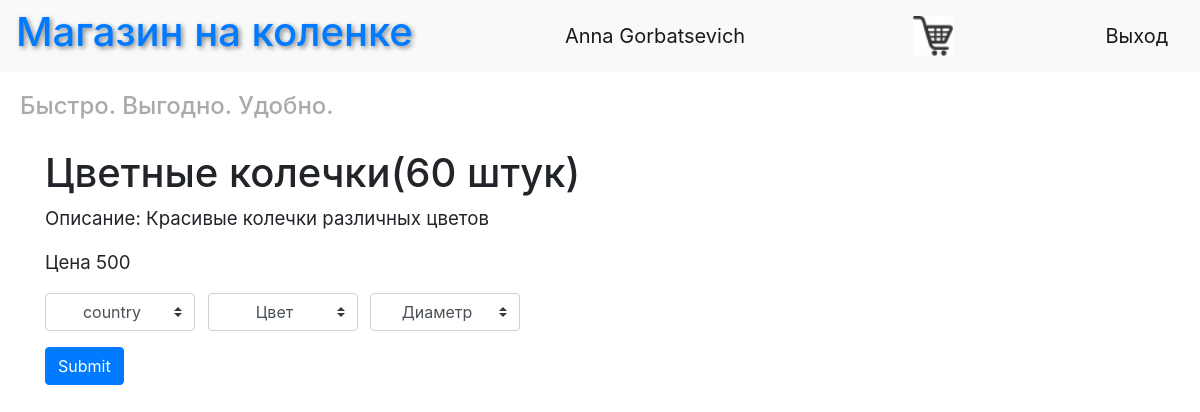
/product7 (signed in), run on the app's committed database.
### data/users.py (models this page shows, shortened)
class User(SqlAlchemyBase, UserMixin):
    __tablename__ = 'users'
    id = sqlalchemy.Column(sqlalchemy.Integer, primary_key=True, autoincrement=True)
    surname = sqlalchemy.Column(sqlalchemy.String, nullable=True)
    name = sqlalchemy.Column(sqlalchemy.String, nullable=True)
    age = sqlalchemy.Column(sqlalchemy.Integer, nullable=True)
    position = sqlalchemy.Column(sqlalchemy.String, nullable=True)
    speciality = sqlalchemy.Column(sqlalchemy.String, nullable=True)
    address = sqlalchemy.Column(sqlalchemy.String, nullable=True)
    email = sqlalchemy.Column(sqlalchemy.String, index=True, unique=True, nullable=True)
    hashed_password = sqlalchemy.Column(sqlalchemy.String, nullable=True)
    modifed_date = sqlalchemy.Column(sqlalchemy.DateTime, default=datetime.datetime.now)
    product = orm.relationship("Product", back_populates='user')

### data/product.py (models this page shows, shortened)
class Product(SqlAlchemyBase):
    __tablename__ = 'products'
    id = sqlalchemy.Column(sqlalchemy.Integer, primary_key=True, autoincrement=True)
    prev_id = sqlalchemy.Column(sqlalchemy.Integer)
    product = sqlalchemy.Column(sqlalchemy.String, nullable=True)
    country = sqlalchemy.Column(sqlalchemy.String, nullable=True)
    description = sqlalchemy.Column(sqlalchemy.String, nullable=True)
    others = sqlalchemy.Column(sqlalchemy.String, nullable=True)
    price = sqlalchemy.Column(sqlalchemy.Integer, nullable=True)
    picture = sqlalchemy.Column(sqlalchemy.BINARY, nullable=True)
    count = sqlalchemy.Column(sqlalchemy.Integer, nullable=True)
    team_leader = sqlalchemy.Column(sqlalchemy.Integer, sqlalchemy.ForeignKey("users.id"))
    user = orm.relationship('User')

### main_reg.py (the view, shortened to what this page needs)
    @app.route("/product<id>", methods=['GET', 'POST'])
    def product(id):
        if not current_user.is_authenticated:
            return redirect('/register')
        form = ProductForm2()
        session = db_session.create_session()
        product = session.query(Product).filter(Product.id == id)[0]
        productDict = {}
        productDict["country"] = product.country.split()
        price = product.price
        product2 = Product(product=product.product, country=request.form.get('country'),
                           others='&'.join(i + "&" + request.form[i] for i in list(request.form)[1:-2]),
                           count=1, price=product.price, prev_id=product.id)
        cnt = 0
        if product.others and len(product.others.split("&")) != 0:
            for i in range(0, len(product.others.split("&")), 2):
                if product.others.split("&")[i] != '' and product.others.split("&")[i + 1] != "":
                    productDict[product.others.split('&')[i]] = product.others.split('&')[i + 1].split()
                    cnt += 1
        return render_template('product.html', product=productDict, title=product.product, description=product.description, price=price, form=form)

### data/AddProductForm.py
class ProductForm2(FlaskForm):
    submit = SubmitField('Submit')

### data/db_session.py (called while the page is built)
def create_session() -> Session:
    global __factory
    return __factory()

### templates/product.html (shortened to what this page needs)
{% extends "base.html" %}
{% block content %}
<form action="" method="post">
    <h1>{{title}}</h1>
    <p> Описание: {{description}}</p>
    <p>Цена {{price}}</p>
    {% for i in product %}
        <select class="custom-select mr-sm-2" name={{i}} id={{i}} style="width: 150px">
            <option class="btn btn-danger dropdown-toggle" selected disabled> {{i}}</option>
</select>
    {% endfor %}
    <br>
    <p>{{ form.submit(type="submit", class="btn btn-primary") }}</p>
</form>
{% endblock %}

### templates/base.html (shortened to what this page needs)
<!DOCTYPE html>
<html lang="en">
<head>
    <link rel="stylesheet" href="https://stackpath.bootstrapcdn.com/bootstrap/4.4.1/css/bootstrap.min.css"
>
    <link rel="stylesheet" type="text/css" href="../static/css/style.css"/>
</head>
<body>
<header>
    <nav class="navbar navbar-light bg-light">
        <a href="/"><h1 style="text-shadow:2px 2px 5px grey">Магазин на коленке</h1></a>
        {% if current_user.is_authenticated %}
        <a class="navbar-brand" href="#">{{ current_user.name }} {{ current_user.surname }}</a>
        <a href="/cart"><img src="static/img/cart.png" width="40px" height="'40px"/></a>
        <a class="navbar-brand" href="/logout">Выход</a>
        {% else %}
        <p>
            <a class="btn btn-primary " href="/register">Register</a>
            <a class="btn btn-success" href="/login">Log in</a>
        </p>
        {% endif %}
    </nav>
    <h4 style="font-style: fantasy">Быстро. Выгодно. Удобно.</h4>
</header>
<main role="main" class="container">
    {% block content %}{% endblock %}
</main>
</body>
</html>

### static/css/style.css (style rules this page uses)
h4 { color: #aaaaaa; padding: 20px; }
p { font-size: 14pt; }

### data on the page
User: name "Anna", surname "Gorbatsevich"
Product: product "Цветные колечки(60 штук)", description "Красивые колечки различных цветов", price "500"

### other printed values
form field country "country"
form field value "Цвет"
form field value "Диаметр"
